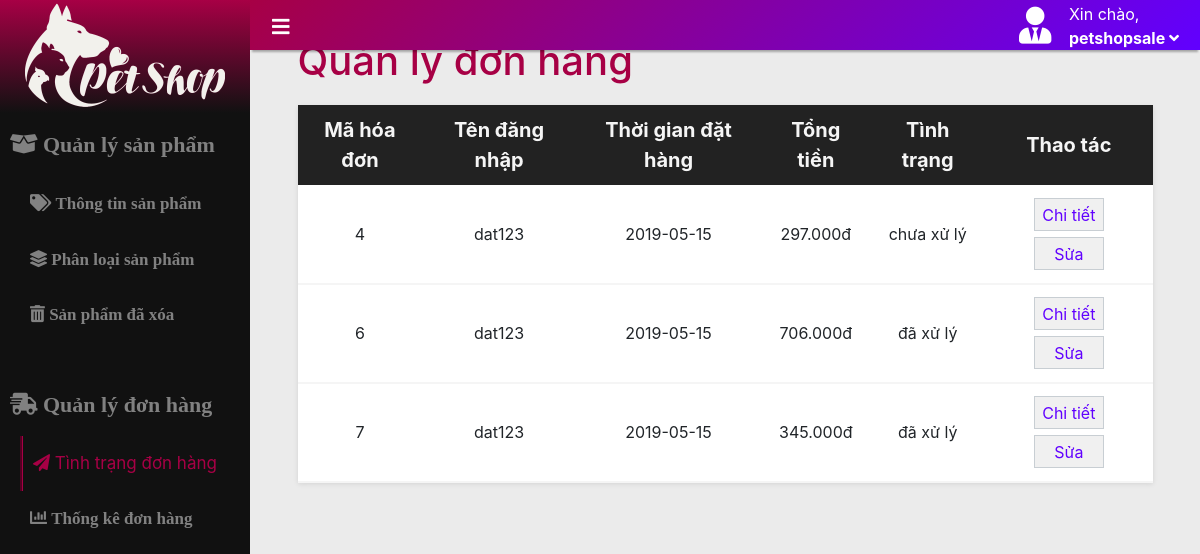
The app's page /admin/donhang.php (signed in) with its own data.
### tables this page shows
CREATE TABLE `hoadon` (
  `mahd` int(11) NOT NULL,
  `tendangnhap` varchar(20) NOT NULL COMMENT 'tài khoản',
  `ngaydathang` date NOT NULL COMMENT 'ngày đặt hàng',
  `tongtien` double NOT NULL COMMENT 'tổng tiền',
  `trangthai` varchar(30) NOT NULL COMMENT 'trạng thái'
);

### ProductsPerPage.inc (called while the page is built, shortened)
<?php
    $productsPerPage = 8;
    $pageNum = 1;
    $offset = ($pageNum - 1) * $productsPerPage;
?>

### db.inc (called while the page is built, shortened)
<?php
   	$databaseName = "petshop";
?>

### DataProvider.php (called while the page is built, shortened)
<?php
class DataProvider
{
	public static function executeQuery($sql)
	{
		include ('db.inc');
		include_once('error.inc');
		if (!($connection = mysqli_connect($hostName, $username, $password)))
			die ("couldn't connect to localhost");
		if (!($result = mysqli_query($connection,  $sql)))
			showError();
		return $result;
	}
}
?>

### admin/donhang.php (the view, shortened to what this page needs)
<?php
    require '../DataProvider.php';
    require '../ProductsPerPage.inc';
?>
<!doctype html>
<html>
<head>
    <link rel="stylesheet" href="https://maxcdn.bootstrapcdn.com/bootstrap/4.3.1/css/bootstrap.min.css">
    <link rel="stylesheet" href="https://use.fontawesome.com/releases/v5.5.0/css/all.css">
    <link href="../css/ScrollOnTop.css" rel="stylesheet" type="text/css" />
    <link href="css/Menu.css" rel="stylesheet" type="text/css" />
    <link href="css/header.css" rel="stylesheet" type="text/css" />
    <link href='css/donhang.css' rel='stylesheet' type='text/css' />
</head>
<body>
<?php
    include("menu.php");
?>
<?php
    include("header.php");
?>
<div class="main" id="Main">
    <table id="table-dh" cellpadding="10px" cellspacing="0">
        <caption><span class="table-caption"><h1>Quản lý đơn hàng</h1></span></caption>
        <thead>
            <tr style="background-color: #222; color: #f5f5f5; text-align: center;font-size: 20px;font-weight: bold">
                <th>Mã hóa đơn</th>
                <th>Tên đăng nhập</th>
                <th>Thời gian đặt hàng</th>
                <th>Tổng tiền</th>
                <th>Tình trạng</th>
                <th>Thao tác</th>
            </tr>
        </thead>
        <tbody>
            <?php
                $sql = "SELECT * FROM hoadon";
                $sql = $sql . " LIMIT $offset, $productsPerPage";
                $result = DataProvider::executeQuery($sql);
                while ($row = mysqli_fetch_array($result))
                {
                    echo "<tr>";
                    echo "  <td>" .$row["mahd"]. "</td>";
                    echo "  <td>" .$row["tendangnhap"]. "</td>";
                    echo "  <td>" .$row["ngaydathang"]. "</td>";
                    echo "  <td>" .number_format($row["tongtien"], 0, ',', '.'). "đ</td>";
                    echo "  <td>" .$row["trangthai"]. "</td>";
                    echo "  <td>";
                    echo "  <button class='xem_dh' value='".$row["mahd"]."' onClick='goto(this.value)'>Chi tiết</button>";
                    echo "  <button class='sua_dh' value='".$row["mahd"]."' onClick=\"edit('".$row["mahd"]."')\">Sửa</button>";
                    echo "  </td>";
                    echo "<tr>";
                }
            ?>
        </tbody>
    </table>
</div>
</body>
</html>

### admin/css/Menu.css (style rules this page uses)
.main { margin-left: 250px; }

### admin/css/header.css (style rules this page uses)
.main { margin-top: 25px; }

### admin/css/donhang.css (style rules this page uses)
.table-caption { float: left; }
caption { caption-side: top; color:#A70045; }
table { margin: auto; width: 90%; }
#table-dh { background-color: white; box-shadow: 0px 2px 5px 0px rgba(0, 0, 0, 0.1); border: none; }
table tbody tr { border: none; text-align: center; }
table thead th { border: none; }
table tbody td { border-bottom: 2px solid #f5f5f5; }
.xoa_dh, .sua_dh, .xem_dh { height: 33px; width: 70px; background-color: #F0F0F0; color: #6100FF; border: 1px solid #C8CED3; margin: 3px; transition: 0.3s; outline: none; }

### admin/donhang.php (style rules this page uses)
* { box-sizing:border-box; -moz-box-sizing:border-box; -webkit-box-sizing:border-box; }
html { scroll-behavior: smooth; }
body { margin:0; padding: 0; background-color: #ebebeb; }
html, body { cursor:url('http://www.snazzyspace.com/cursorsfolder/dog-paw.png'), auto; }

### records on screen
hoadon: mahd "4", tendangnhap "dat123", ngaydathang "2019-05-15", tongtien "297.000", trangthai "chưa xử lý"
hoadon: mahd "6", tendangnhap "dat123", ngaydathang "2019-05-15", tongtien "706.000", trangthai "đã xử lý"
hoadon: mahd "7", tendangnhap "dat123", ngaydathang "2019-05-15", tongtien "345.000", trangthai "đã xử lý"

### other values on screen
$_SESSION['managerusername'] "petshopsale"
